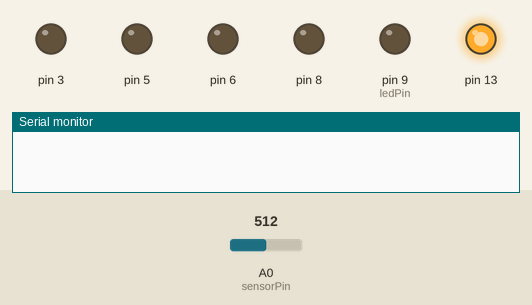
Simulated run of this sketch. Board: Arduino Uno, built with avr-gcc and run on an emulated ATmega328P. Parts: output pins drawn as LEDs (lit = HIGH), the last lines printed to the serial monitor. Inputs (shaded band) come from the test bench; at power-on: A0 (sensorPin) = 512.

Above: at 0.1 s.
At 5.1 s:
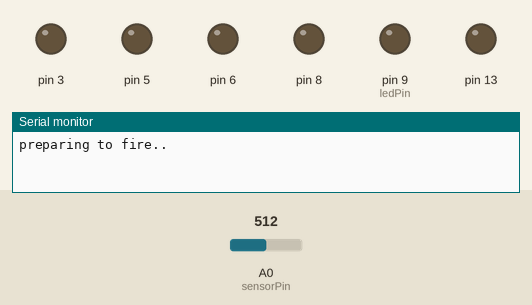
At 8.6 s:
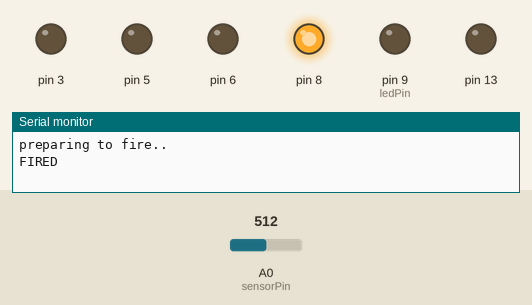
At 21.6 s:
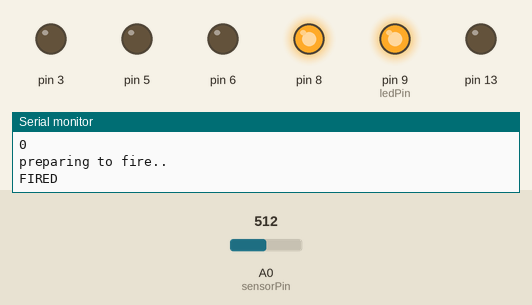
At 37.6 s:
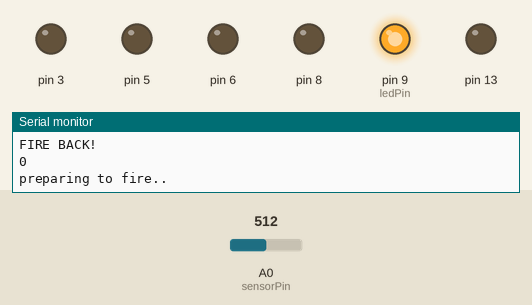
Timing chart, 0 to 40.0 s (numbered marks = the images above):
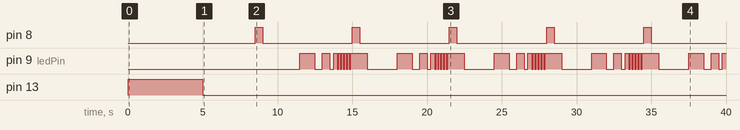

Measured:
- by itself, pin 8: alternates HIGH for 0.50 s and LOW for 6.0 s
- by itself, pin 9 (ledPin): repeats every 6.5 s: LOW 0.50 s, HIGH 0.50 s, LOW 0.25 s, HIGH 0.25 s, 4 × (LOW 0.10 s, HIGH 0.10 s), LOW 0.10 s, HIGH 1.1 s, LOW 2.0 s, HIGH 1.0 s

The sketch:

enemyPlayerControl.ino
```cpp
// These constants won't change:
const int sensorPin = A0;    // pin that the sensor is attached to
const int ledPin = 9;// pin that the LED is attached to
const int gun = 8;

int enemy2 = 5;
int gun2 = 3;


// variables:
int sensorValue = 0;         // the sensor value
int sensorMin = 1023;        // minimum sensor value
int sensorMax = 0;           // maximum sensor value

int lives = 2;

boolean fired = false;
boolean killed = false;

void setup() {

  Serial.begin(9600);
  // turn on LED to signal the start of the calibration period:
  pinMode(13, OUTPUT);
  pinMode(3, OUTPUT);
  pinMode(5, OUTPUT);
  pinMode(6, OUTPUT);
  pinMode(8, OUTPUT);
  digitalWrite(13, HIGH);


  // calibrate during the first five seconds
  while (millis() < 5000) {
    sensorValue = analogRead(sensorPin);

    // record the maximum sensor value
    if (sensorValue > sensorMax) {
      sensorMax = sensorValue;
    }

    // record the minimum sensor value
    if (sensorValue < sensorMin) {
      sensorMin = sensorValue;
    }
  }

  // signal the end of the calibration period
  digitalWrite(13, LOW);
}

void loop() {

  sensorVal();

  if (lives == 0) {
    killed = true;
    delay(3000);
    lives = 2;
    killed = false;
  }

//  if (lives == 2){
  enemyControl(9,8);
//  delay(500);
//  enemyControl(5,3);
//  }
//
//  if (lives == 1){
//    enemyControl(5,3);
//  }
  Serial.println(sensorValue);
}

void enemyControl(int pinNumber, int gunNumber) {


  if (lives > 0 && killed == false) {
    Serial.println("preparing to fire..");
    digitalWrite(pinNumber, HIGH);
    delay(1000);
    digitalWrite(pinNumber, LOW);
    delay(500);
    digitalWrite(pinNumber, HIGH);
    delay(500);
    digitalWrite(pinNumber, LOW);
    delay(250);
    digitalWrite(pinNumber, HIGH);
    delay(250);
    digitalWrite(pinNumber, LOW);
    delay(100);
    digitalWrite(pinNumber, HIGH);
    delay(100);
    digitalWrite(pinNumber, LOW);
    delay(100);
    digitalWrite(pinNumber, HIGH);
    delay(100);
    digitalWrite(pinNumber, LOW);
    delay(100);
    digitalWrite(pinNumber, HIGH);
    delay(100);
    digitalWrite(pinNumber, LOW);
    delay(100);
    digitalWrite(pinNumber, HIGH);
    delay(100);
    digitalWrite(pinNumber, LOW);
    delay(100);
    digitalWrite(pinNumber, HIGH);
    delay(100);
    digitalWrite(pinNumber, LOW);

    digitalWrite(pinNumber, HIGH);

    digitalWrite(gunNumber, HIGH);
    Serial.println("FIRED");
    delay(500);
    digitalWrite(gunNumber, LOW);
    delay(500);
    playerControl(pinNumber);
    Serial.println("FIRE BACK!");
    delay(2000);
    digitalWrite(pinNumber, LOW);

  }   else {
    digitalWrite(gunNumber, LOW);
    digitalWrite(pinNumber, LOW);
  }

}

void playerControl(int pinNumber) {

  sensorVal();
  if (sensorValue >= 235 && lives > 0) {
    tone(6, 440);
    delay(1000);
    noTone(6);
    digitalWrite(pinNumber, HIGH);
    delay(100);
    digitalWrite(pinNumber, LOW);
    delay(100);
    digitalWrite(pinNumber, HIGH);
    delay(100);
    digitalWrite(pinNumber, LOW);
    delay(100);
    digitalWrite(pinNumber, HIGH);
    delay(100);
    digitalWrite(pinNumber, LOW);
    delay(100);
    digitalWrite(pinNumber, HIGH);
    delay(100);
    digitalWrite(pinNumber, LOW);
    delay(100);
    digitalWrite(pinNumber, HIGH);
    delay(100);
    digitalWrite(pinNumber, LOW);
    lives = lives - 1;
    digitalWrite(pinNumber, HIGH);
  } else {
    analogWrite(pinNumber, 0);
  }

}

void sensorVal() {
  sensorValue = analogRead(sensorPin);


  // apply the calibration to the sensor reading
  sensorValue = map(sensorValue, sensorMin, sensorMax, 0, 255);

  // in case the sensor value is outside the range seen during calibration
  sensorValue = constrain(sensorValue, 0, 255);
}
```
